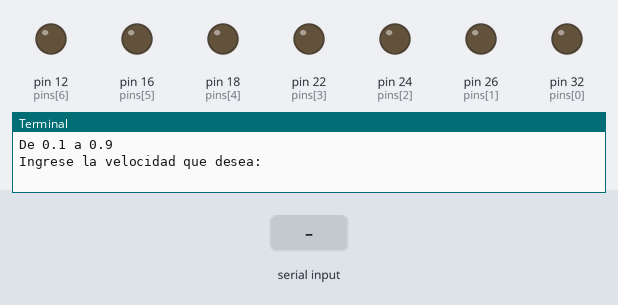
Simulated run of this program. Board: Raspberry Pi (header pin numbers). Parts: output pins drawn as LEDs (lit = HIGH), the last lines printed to the terminal. Inputs (shaded band) come from the test bench.

Above: at 1.2 s.
1.3 s: "1" typed at the terminal, then Enter
At 2.1 s:
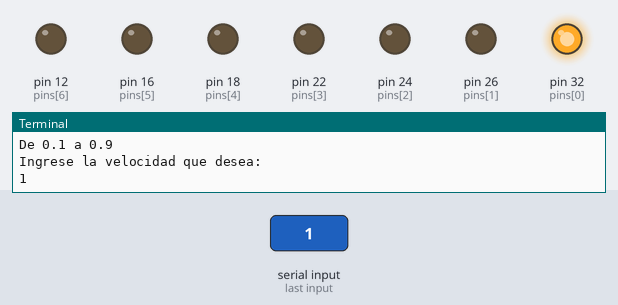
At 8.4 s:
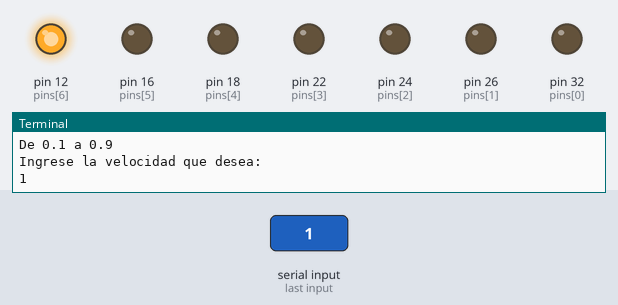
Timing chart, 0 to 15.8 s (numbered marks = the images above; inputs shaded):
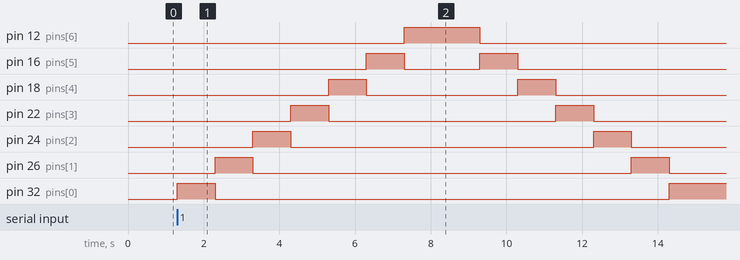

The program:

experimento4_3.3.py
```python
# (licence header left out)
# Future imports (Python 2.7 compatibility)
from __future__ import absolute_import
from __future__ import division
from __future__ import print_function

# Importa la librería de control del GPIO de la Raspberry Pi
import RPi.GPIO as GPIO
# Importa la función sleep del módulo time
from time import sleep

# El siguiente código hace parpadear el led
def pingPong():
    pins = [32, 26, 24, 22, 18, 16, 12]

    # Desactivar advertencias (warnings)
    # GPIO.setwarnings(False)
    # Configurar la librería para usar el número de pin.
    # Llame GPIO.setmode(GPIO.BCM) para usar el canal SOC definido por Broadcom
    GPIO.setmode(GPIO.BOARD)

    # Configurar el pin 32 como salida y habilitar en bajo
    GPIO.setup(pins, GPIO.OUT, initial=GPIO.LOW)

    print("De 0.1 a 0.9")
    print("Ingrese la velocidad que desea:")
    speed = input()
    while True: # Bucle infinito
        for i in range(0, len(pins)):
# Espera 500ms
            GPIO.output(pins[i], GPIO.HIGH) # Enciende el led
            sleep(float(speed))                 # Espera 500ms
            GPIO.output(pins[i], GPIO.LOW)  # Apaga el led
            if(i == len(pins)-1):
                pins = pins[::-1]

pingPong()
```

Measured:
- after the input at 1.3 s, pin 12 (pins[6]): LOW → HIGH after 6.0 s, → LOW 2.0 s later; pin 16 (pins[5]): alternates HIGH for 1.0 s and LOW for 2.0 s, 4 changes in all, then stays LOW, starting after 5.0 s
